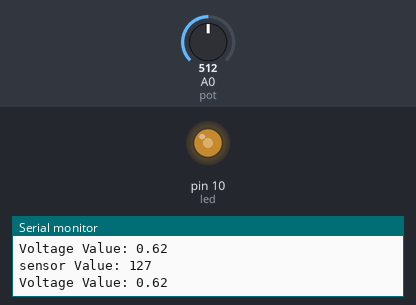
The sketch below on a simulated Arduino Uno, built with avr-gcc and run on an emulated ATmega328P. Shown: output pins drawn as LEDs (lit = HIGH), the last lines printed to the serial monitor. The test bench sets the inputs (shaded band); at power-on: A0 (pot) = 512.

Above: at 1.8 s.
1.9 s: A0 (pot) set to 716
At 2.6 s:
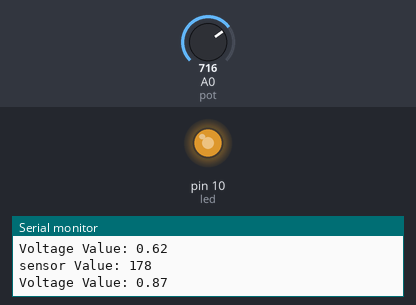
3.5 s: A0 (pot) set to 900
At 5.2 s:
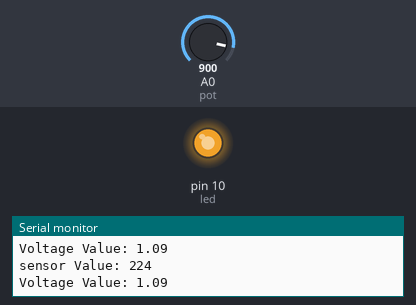
5.5 s: A0 (pot) set to 122
At 7.0 s:
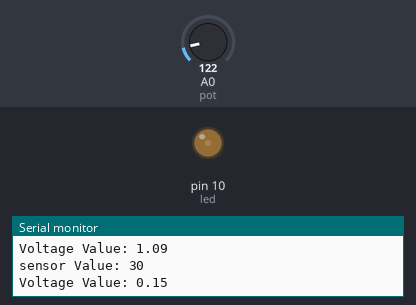
7.5 s: A0 (pot) set to 0
At 8.6 s:
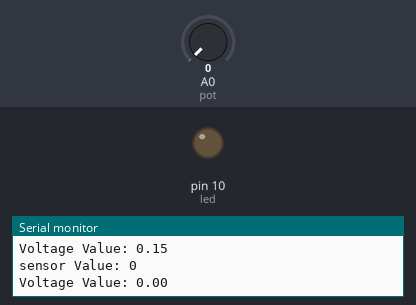
9.5 s: A0 (pot) set to 511
At 11.4 s:
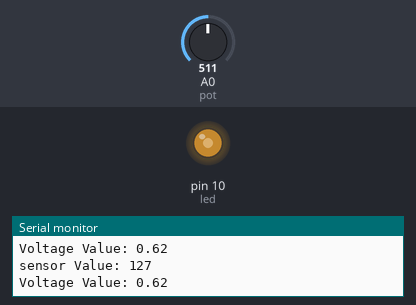
Timing chart, 0 to 12.5 s (numbered marks = the images above; inputs shaded):
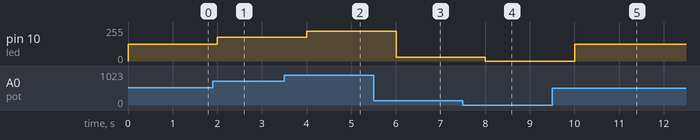

Measured:
- after the input at 1.9 s, pin 10 (led): 127/255 → 178/255 after 0.10 s
- after the input at 3.5 s, pin 10 (led): 178/255 → 224/255 after 0.50 s
- after the input at 5.5 s, pin 10 (led): 224/255 → 30/255 after 0.51 s
- after the input at 7.5 s, pin 10 (led): 30/255 → 0/255 after 0.51 s
- after the input at 9.5 s, pin 10 (led): 0/255 → 127/255 after 0.51 s

The sketch:

pot.ino
```cpp
int led = 10;
int pot = A0;
int potValue;
float voltage = 0;

void setup() {
   Serial.begin(9600);
   pinMode(led, 10);
}

void loop() {
  potValue = analogRead(pot);
  potValue = map(potValue, 0, 1023, 0, 255);
  analogWrite(led, potValue);

  voltage = (potValue / 1023.0) * 5.0;
  Serial.print("sensor Value: ");
  Serial.println(potValue);
  Serial.print("Voltage Value: ");
  Serial.println(voltage);

  delay(1000);
}
```
